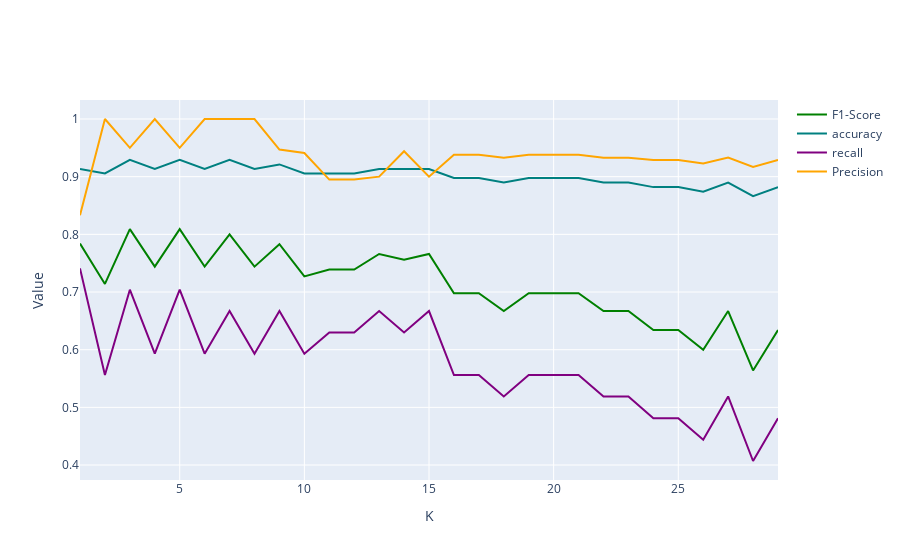

The notebook cell saved with this chart:
### Code cell
# Create Plot to observe different performance at different k
fig = go.Figure()

# Add traces
fig.add_trace(go.Scatter(x=list(range(1,30)), 
                         y=results['f1_value'],
                         mode='lines',
                         name='F1-Score',
                         marker=dict(size=8,
                                     color='green',
                                     line=dict(width=1,
                                               color='blue'))))
fig.add_trace(go.Scatter(x=list(range(1,30)), 
                         y=results['accuracy'],
                         mode='lines',
                         name='accuracy',
                         marker=dict(size=8,
                                     color='teal',
                                     line=dict(width=1,
                                               color='blue'))))

fig.add_trace(go.Scatter(x=list(range(1,30)), 
                         y=results['recall_value'],
                         mode='lines',
                         name='recall',
                         marker=dict(size=8,
                                     color='purple',
                                     line=dict(width=1,
                                               color='blue'))))

fig.add_trace(go.Scatter(x=list(range(1,30)), 
                         y=results['precision_score'],
                         mode='lines',
                         name='Precision',
                         marker=dict(size=8,
                                     color='orange',
                                     line=dict(width=1,
                                               color='blue'))))

# Edit the layout
fig.update_layout(
                   xaxis_title='K',
                   yaxis_title='Value')


fig.show()

### Figure 1 — Plotly figure (JSON) as saved in the notebook; plotly's stock layout.template omitted (floating-point values rounded to 4 significant figures)
{"data": [{"marker": {"color": "green", "line": {"color": "blue", "width": 1}, "size": 8}, "mode": "lines", "name": "F1-Score", "type": "scatter", "x": [1, 2, 3, 4, 5, 6, 7, 8, 9, 10, 11, 12, 13, 14, 15, 16, 17, 18, 19, 20, 21, 22, 23, 24, 25, 26, 27, 28, 29], "y": [0.784, 0.714, 0.809, 0.744, 0.809, 0.744, 0.8, 0.744, 0.783, 0.727, 0.739, 0.739, 0.766, 0.756, 0.766, 0.698, 0.698, 0.667, 0.698, 0.698, 0.698, 0.667, 0.667, 0.634, 0.634, 0.6, 0.667, 0.564, 0.634, 0.6]}, {"marker": {"color": "teal", "line": {"color": "blue", "width": 1}, "size": 8}, "mode": "lines", "name": "accuracy", "type": "scatter", "x": [1, 2, 3, 4, 5, 6, 7, 8, 9, 10, 11, 12, 13, 14, 15, 16, 17, 18, 19, 20, 21, 22, 23, 24, 25, 26, 27, 28, 29], "y": [0.9134, 0.9055, 0.9291, 0.9134, 0.9291, 0.9134, 0.9291, 0.9134, 0.9213, 0.9055, 0.9055, 0.9055, 0.9134, 0.9134, 0.9134, 0.8976, 0.8976, 0.8898, 0.8976, 0.8976, 0.8976, 0.8898, 0.8898, 0.8819, 0.8819, 0.874, 0.8898, 0.8661, 0.8819, 0.874]}, {"marker": {"color": "purple", "line": {"color": "blue", "width": 1}, "size": 8}, "mode": "lines", "name": "recall", "type": "scatter", "x": [1, 2, 3, 4, 5, 6, 7, 8, 9, 10, 11, 12, 13, 14, 15, 16, 17, 18, 19, 20, 21, 22, 23, 24, 25, 26, 27, 28, 29], "y": [0.741, 0.556, 0.704, 0.593, 0.704, 0.593, 0.667, 0.593, 0.667, 0.593, 0.63, 0.63, 0.667, 0.63, 0.667, 0.556, 0.556, 0.519, 0.556, 0.556, 0.556, 0.519, 0.519, 0.481, 0.481, 0.444, 0.519, 0.407, 0.481, 0.444]}, {"marker": {"color": "orange", "line": {"color": "blue", "width": 1}, "size": 8}, "mode": "lines", "name": "Precision", "type": "scatter", "x": [1, 2, 3, 4, 5, 6, 7, 8, 9, 10, 11, 12, 13, 14, 15, 16, 17, 18, 19, 20, 21, 22, 23, 24, 25, 26, 27, 28, 29], "y": [0.833, 1, 0.95, 1, 0.95, 1, 1, 1, 0.947, 0.941, 0.895, 0.895, 0.9, 0.944, 0.9, 0.938, 0.938, 0.933, 0.938, 0.938, 0.938, 0.933, 0.933, 0.929, 0.929, 0.923, 0.933, 0.917, 0.929, 0.923]}], "layout": {"xaxis": {"title": {"text": "K"}}, "yaxis": {"title": {"text": "Value"}}}}
